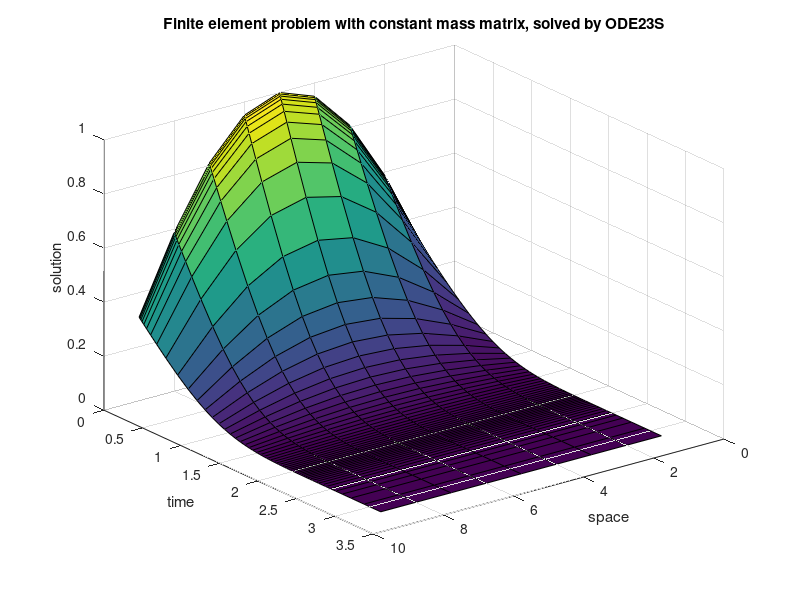

MATLAB code to generate this figure:
function fem2ode(N)
%FEM2ODE  Stiff problem with a constant mass matrix, M*y' = f(t,y).
%   The parameter N controls the discretization, and the resulting system
%   consists of N equations.  For example, to solve a 20x20 system, use
%       fem2ode(20)
%   By default, N is 9.
%
%   F(T,Y) returns the derivatives vector for a finite element
%   discretization of a partial differential equation.  By default, the
%   solvers of the ODE Suite solve systems of the form y' = f(t,y).  To solve
%   a system My' = f(t,y), use ODESET to set the property 'Mass' to a constant
%   matrix M.
%
%   See also ODE23S, ODE15S, ODE23T, ODE23TB, ODESET, FUNCTION_HANDLE.

%   Mark W. Reichelt and Lawrence F. Shampine, 11-11-94.
%   Copyright 1984-2014 The MathWorks, Inc.

% Problem parameter, shared with the nested function.
if nargin < 1
   N = 9;
end

tspan = [0; pi];
y0 = sin((pi/(N+1))*(1:N)');

% Constant mass matrix
e = repmat(pi/(6*(N+1)),N,1);        % h = pi/(N+1); e = (h/6)+zeros(N,1);
M = spdiags([e 4*e e], -1:1, N, N);  % mass matrix

options = odeset('Mass',M);

[t,y] = ode23s(@f,tspan,y0,options);

figure;
surf(1:N,t,y);
zlim([0 1]);
view(142.5,30);
title(['Finite element problem with constant mass matrix, ' ...
   'solved by ODE23S']);
xlabel('space');
ylabel('time');
zlabel('solution');

% -----------------------------------------------------------------------
% Nested function -- N is provided by the outer function.
%

   function dydt = f(t,y)
      % Derivative function. N is provided by the outer function.
      e = repmat(exp(t)*(N+1)/pi,N,1);   % h = pi/(N+1); e = (exp(t)/h)+zeros(N,1);
      d = repmat(-2*exp(t)*(N+1)/pi,N,1);
      R = spdiags([e d e], -1:1, N, N);
      dydt = R * y;
   end
% -----------------------------------------------------------------------

end  % fem2ode
